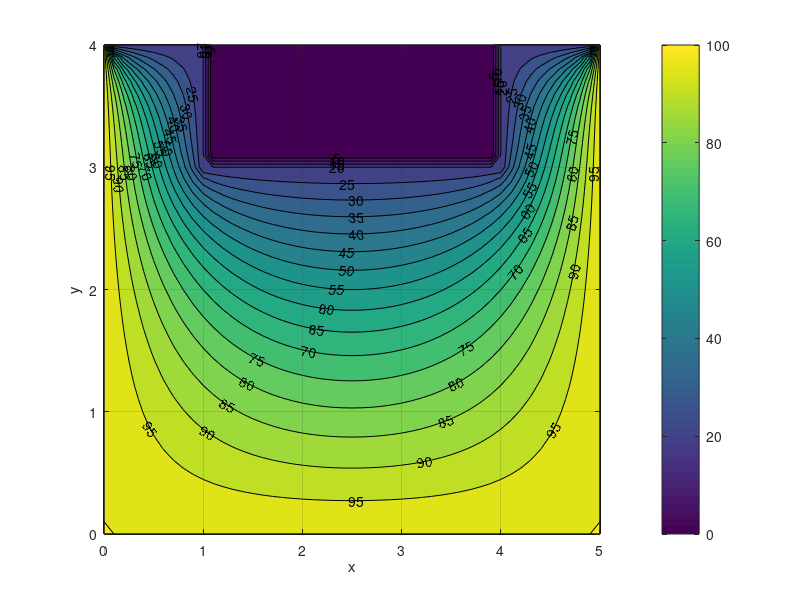

The MATLAB script that drew this image:
clc
clear all
close all

Lx = 5;
Ly = 4;
M = 51;
N = 41;
u = zeros(M,N);
u(:,1) = 100;   u(1:11,41) = 20;    u(11:41,31) = 20;   u(41:51,41) = 20;
u(1,:) = 100;   u(11,31:41) = 20;   u(41,31:41) = 20;   u(51,:) = 100;

h = Lx/(M-1);
tol = 0.0001;
err = 1;
while err > tol
    uprev = u;
    for i = 2:10
        for j = 2:N-1
            u(i,j) = 0.25*(u(i,j-1)+u(i,j+1)+u(i-1,j)+u(i+1,j));
        end
    end
    for i = 11:41
        for j = 2:30
            u(i,j) = 0.25*(u(i,j-1)+u(i,j+1)+u(i-1,j)+u(i+1,j));
        end
    end
    for i = 42:50
        for j = 2:N-1
            u(i,j) = 0.25*(u(i,j-1)+u(i,j+1)+u(i-1,j)+u(i+1,j));
        end
    end
    err = norm(u-uprev);
    uprev = u;
end
u;
Uphysical = u';
Uphysical = Uphysical(end:-1:1,:);
figure(1)
[X,Y] = meshgrid(0:h:Lx,Ly:-h:0);
[p,q] = contourf(X,Y,Uphysical,[0:5:100]);
grid on, clabel(p,q), colorbar, xlabel('x'), ylabel('y')

u(26,21)
